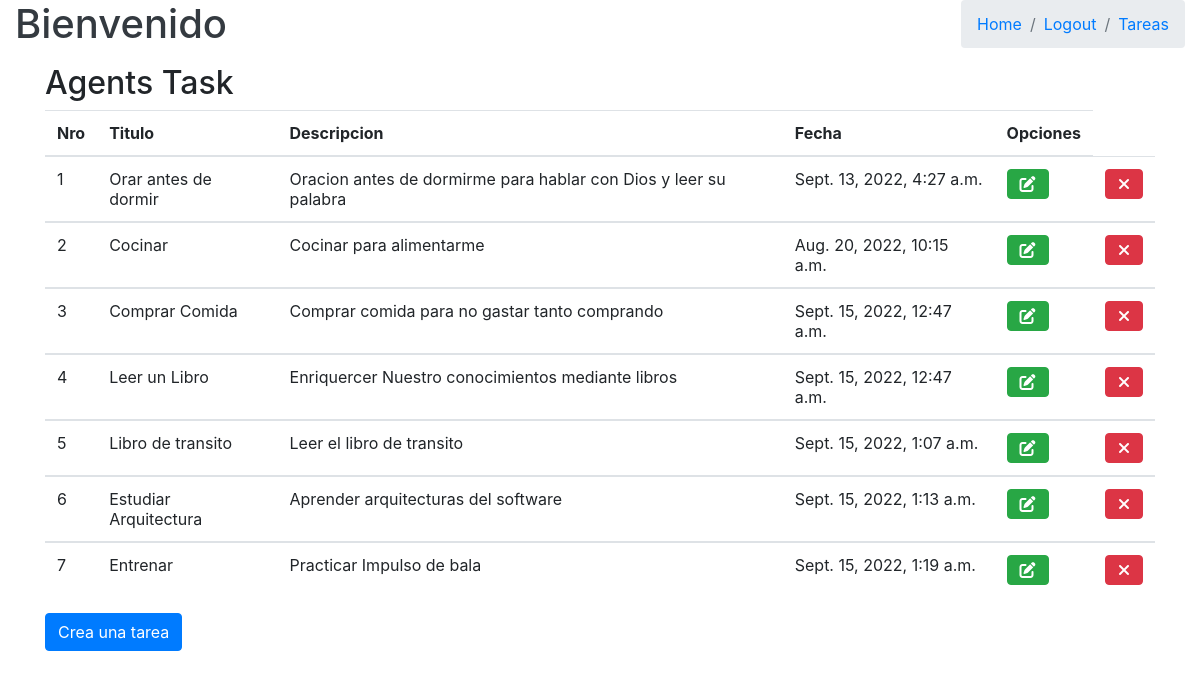
Screenshot of /agenda/task/list/ with the database file from the repository.
### core/agenda/models.py (models this page shows, shortened)
class Task(models.Model):
    name = models.CharField(max_length=50, verbose_name='Nombre')
    description = models.CharField(max_length=150, null=True, blank=True, verbose_name='Descripcion')
    time_limits = models.DateTimeField(default=now, verbose_name='Fecha de ingreso')

### core/agenda/views.py (the view, shortened to what this page needs)
# urls.py: path('task/list/', TaskList.as_view(), name='task_list'),
class TaskList(ListView):
    model = Task
    template_name = 'index.html'
    def dispatch(self, request, *args, **kwargs):
        return super().dispatch(request, *args, **kwargs)
    def get_context_data(self, **kwargs):
        context = super().get_context_data(**kwargs)
        context['title'] = 'Agenda de tareas'
        context['entity'] = 'Tareas'
        context['test'] = Task.objects.all()
        return context

### templates/index.html (shortened to what this page needs)
{% include 'body.html' %}
<!DOCTYPE html>
<html lang="en">
<head>
<link rel="stylesheet" href="https://cdn.jsdelivr.net/npm/bootstrap@4.6.1/dist/css/bootstrap.min.css">
<link rel="stylesheet" href="https://cdnjs.cloudflare.com/ajax/libs/font-awesome/6.2.0/css/all.min.css">
</head>
<div class="wrapper">
<div class="container">
    <h2>Agents Task</h2>
    <table class="table">
        <thead>
        <tr>
            <th>Nro</th>
            <th>Titulo</th>
            <th>Descripcion</th>
            <th>Fecha</th>
            <th>Opciones</th>
        </tr>
        </thead>
        {% for obj in test %}
            <tbody>
            <tr>
                <td>{{ obj.id }}</td>
                <td>{{ obj.name }}</td>
                <td>{{ obj.description }}</td>
                <td>{{ obj.time_limits }}</td>
                <td><a class="btn btn-success btn-xs btn-flat" href="{% url 'task_edit' obj.id %}"><i class="fas fa-edit"></i></a></td>
                <td><a class="btn btn-danger btn-xs btn-flat" href="{% url 'task_delete' obj.id %}"><i class="fas fa-times"></i></a></td>
            </tr>
        {% endfor %}
        </tbody>
    </table>
    <a class="btn btn-primary" href="{% url 'task_create' %}"> Crea una tarea</a>
</div>
</div>
</html>

### templates/body.html (shortened to what this page needs)
<body class="hold-transition sidebar-mini layout-fixed">
        <div class="content-wrapper">
            <div class="content-header">
                <div class="container-fluid">
                    <div class="row">
                        <div class="col-sm-6">
                            <h1 class="m-0 text-dark"> Bienvenido <small>{{ request.user.username }}</small></h1>
                        </div>
                        <div class="col-sm-6">
                            <ol class="breadcrumb float-sm-right">
                                <li class="breadcrumb-item"><a href="{% url 'home' %}">Home</a></li>
                                <li class="breadcrumb-item"><a href="{% url 'logout' %}">Logout</a></li>
                                <li class="breadcrumb-item"><a href="{{ list_url }}">{{ entity }}</a></li>
                            </ol>
                        </div>
                    </div>
                </div>
            </div>
        </div>
</body>

### rows the page displays
Task: id "1", name "Orar antes de dormir", description "Oracion antes de dormirme para hablar con Dios y leer su palabra", time_limits "Sept. 13, 2022, 4:27 a.m."
Task: id "2", name "Cocinar", description "Cocinar para alimentarme", time_limits "Aug. 20, 2022, 10:15 a.m."
Task: id "3", name "Comprar Comida", description "Comprar comida para no gastar tanto comprando", time_limits "Sept. 15, 2022, 12:47 a.m."
Task: id "4", name "Leer un Libro", description "Enriquercer Nuestro conocimientos mediante libros", time_limits "Sept. 15, 2022, 12:47 a.m."
Task: id "5", name "Libro de transito", description "Leer el libro de transito", time_limits "Sept. 15, 2022, 1:07 a.m."
Task: id "6", name "Estudiar Arquitectura", description "Aprender arquitecturas del software", time_limits "Sept. 15, 2022, 1:13 a.m."
Task: id "7", name "Entrenar", description "Practicar Impulso de bala", time_limits "Sept. 15, 2022, 1:19 a.m."

### other values shown
{{ entity }} "Tareas"
